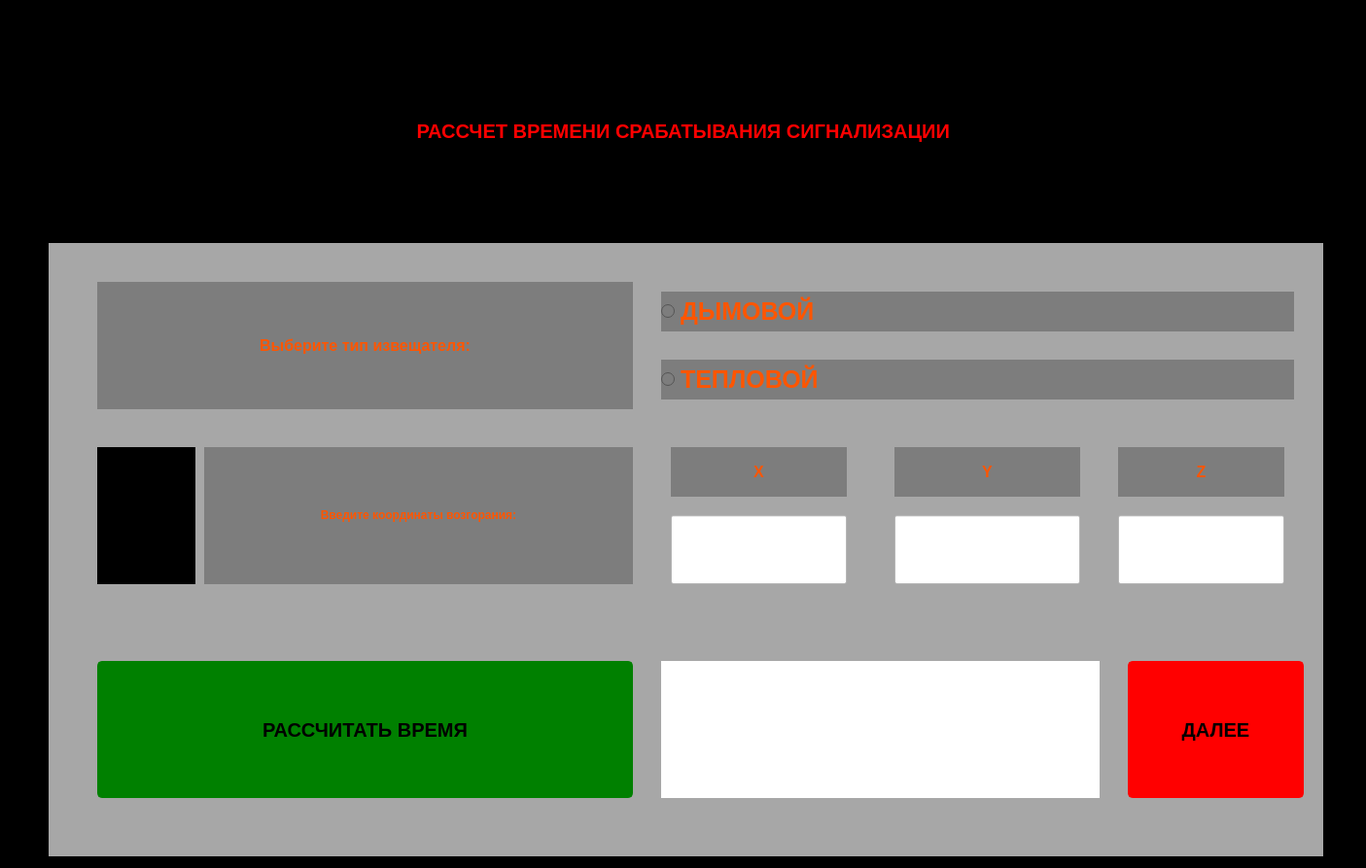
<?xml version="1.0" encoding="UTF-8"?>
<ui version="4.0">
 <class>FireTime</class>
 <widget class="QDialog" name="FireTime">
  <property name="geometry">
   <rect>
    <x>0</x>
    <y>0</y>
    <width>1405</width>
    <height>893</height>
   </rect>
  </property>
  <property name="windowTitle">
   <string>Dialog</string>
  </property>
  <property name="styleSheet">
   <string notr="true">background-color: lightbblack;</string>
  </property>
  <widget class="QLabel" name="label">
   <property name="geometry">
    <rect>
     <x>50</x>
     <y>30</y>
     <width>1311</width>
     <height>211</height>
    </rect>
   </property>
   <property name="text">
    <string>&lt;html&gt;&lt;head/&gt;&lt;body&gt;&lt;p align=&quot;center&quot;&gt;&lt;span style=&quot; font-size:15pt; font-weight:600; color:red;&quot;&gt;РАССЧЕТ ВРЕМЕНИ СРАБАТЫВАНИЯ СИГНАЛИЗАЦИИ &lt;/span&gt;&lt;/p&gt;&lt;/body&gt;&lt;/html&gt;</string>
   </property>
  </widget>
  <widget class="QLabel" name="label_2">
   <property name="geometry">
    <rect>
     <x>50</x>
     <y>250</y>
     <width>1311</width>
     <height>631</height>
    </rect>
   </property>
   <property name="styleSheet">
    <string notr="true">background-color:rgb(167, 167, 167)</string>
   </property>
   <property name="text">
    <string/>
   </property>
  </widget>
  <widget class="QLabel" name="label_3">
   <property name="geometry">
    <rect>
     <x>100</x>
     <y>290</y>
     <width>551</width>
     <height>131</height>
    </rect>
   </property>
   <property name="styleSheet">
    <string notr="true">background-color:rgb(125, 125, 125);</string>
   </property>
   <property name="text">
    <string>&lt;html&gt;&lt;head/&gt;&lt;body&gt;&lt;p align=&quot;center&quot;&gt;&lt;span style=&quot; font-size:12pt; font-weight:600; color:#ff5500;&quot;&gt;Выберите тип извещателя:&lt;/span&gt;&lt;/p&gt;&lt;/body&gt;&lt;/html&gt;</string>
   </property>
  </widget>
  <widget class="QRadioButton" name="DYM">
   <property name="geometry">
    <rect>
     <x>680</x>
     <y>300</y>
     <width>651</width>
     <height>41</height>
    </rect>
   </property>
   <property name="styleSheet">
    <string notr="true">background-color: rgb(125, 125, 125);

    color: rgb(255, 85, 0);
    font-size: 25px;
    font-weight: bold;
    font-family: Arial;</string>
   </property>
   <property name="text">
    <string>ДЫМОВОЙ</string>
   </property>
  </widget>
  <widget class="QRadioButton" name="Teplovoy">
   <property name="geometry">
    <rect>
     <x>680</x>
     <y>370</y>
     <width>651</width>
     <height>41</height>
    </rect>
   </property>
   <property name="styleSheet">
    <string notr="true">background-color: rgb(125, 125, 125);

    color: rgb(255, 85, 0);
    font-size: 25px;
    font-weight: bold;
    font-family: Arial;</string>
   </property>
   <property name="text">
    <string>ТЕПЛОВОЙ</string>
   </property>
  </widget>
  <widget class="QLabel" name="label_4">
   <property name="geometry">
    <rect>
     <x>210</x>
     <y>460</y>
     <width>441</width>
     <height>141</height>
    </rect>
   </property>
   <property name="styleSheet">
    <string notr="true">background-color:rgb(125, 125, 125);</string>
   </property>
   <property name="text">
    <string>&lt;html&gt;&lt;head/&gt;&lt;body&gt;&lt;p align=&quot;center&quot;&gt;&lt;span style=&quot; font-size:9pt; font-weight:600; color:#ff5500;&quot;&gt;Введите координаты возгорания:&lt;/span&gt;&lt;/p&gt;&lt;/body&gt;&lt;/html&gt;</string>
   </property>
  </widget>
  <widget class="QLabel" name="label_5">
   <property name="geometry">
    <rect>
     <x>690</x>
     <y>460</y>
     <width>181</width>
     <height>51</height>
    </rect>
   </property>
   <property name="styleSheet">
    <string notr="true">background-color:rgb(125, 125, 125);</string>
   </property>
   <property name="text">
    <string>&lt;html&gt;&lt;head/&gt;&lt;body&gt;&lt;p align=&quot;center&quot;&gt;&lt;span style=&quot; font-size:12pt; font-weight:600; color:#ff5500;&quot;&gt;X&lt;/span&gt;&lt;/p&gt;&lt;/body&gt;&lt;/html&gt;</string>
   </property>
  </widget>
  <widget class="QLabel" name="label_6">
   <property name="geometry">
    <rect>
     <x>920</x>
     <y>460</y>
     <width>191</width>
     <height>51</height>
    </rect>
   </property>
   <property name="styleSheet">
    <string notr="true">background-color:rgb(125, 125, 125);</string>
   </property>
   <property name="text">
    <string>&lt;html&gt;&lt;head/&gt;&lt;body&gt;&lt;p align=&quot;center&quot;&gt;&lt;span style=&quot; font-size:12pt; font-weight:600; color:#ff5500;&quot;&gt;Y&lt;/span&gt;&lt;/p&gt;&lt;/body&gt;&lt;/html&gt;</string>
   </property>
  </widget>
  <widget class="QLabel" name="label_7">
   <property name="geometry">
    <rect>
     <x>1150</x>
     <y>460</y>
     <width>171</width>
     <height>51</height>
    </rect>
   </property>
   <property name="styleSheet">
    <string notr="true">background-color:rgb(125, 125, 125);</string>
   </property>
   <property name="text">
    <string>&lt;html&gt;&lt;head/&gt;&lt;body&gt;&lt;p align=&quot;center&quot;&gt;&lt;span style=&quot; font-size:12pt; font-weight:600; color:#ff5500;&quot;&gt;Z&lt;/span&gt;&lt;/p&gt;&lt;/body&gt;&lt;/html&gt;</string>
   </property>
  </widget>
  <widget class="QLineEdit" name="X">
   <property name="geometry">
    <rect>
     <x>690</x>
     <y>530</y>
     <width>181</width>
     <height>71</height>
    </rect>
   </property>
   <property name="styleSheet">
    <string notr="true">background-color:rgb(255, 255, 255);</string>
   </property>
  </widget>
  <widget class="QLineEdit" name="Y">
   <property name="geometry">
    <rect>
     <x>920</x>
     <y>530</y>
     <width>191</width>
     <height>71</height>
    </rect>
   </property>
   <property name="styleSheet">
    <string notr="true">background-color:rgb(255, 255, 255);</string>
   </property>
  </widget>
  <widget class="QLineEdit" name="Z">
   <property name="geometry">
    <rect>
     <x>1150</x>
     <y>530</y>
     <width>171</width>
     <height>71</height>
    </rect>
   </property>
   <property name="styleSheet">
    <string notr="true">background-color:rgb(255, 255, 255);</string>
   </property>
  </widget>
  <widget class="QLabel" name="label_8">
   <property name="geometry">
    <rect>
     <x>100</x>
     <y>460</y>
     <width>101</width>
     <height>141</height>
    </rect>
   </property>
   <property name="text">
    <string/>
   </property>
   <property name="pixmap">
    <pixmap>../возгорание3.png</pixmap>
   </property>
  </widget>
  <widget class="QPushButton" name="doneButton">
   <property name="geometry">
    <rect>
     <x>100</x>
     <y>680</y>
     <width>551</width>
     <height>141</height>
    </rect>
   </property>
   <property name="styleSheet">
    <string notr="true">QPushButton {
    background-color: green;
    color: black;
    font-weight: bold;        /* Жирный */
    font-size: 20px;         /* Размер */
    font-family: Arial;      /* Шрифт (опционально) */
    border: 2px solid green;
    border-radius: 5px;
    padding: 10px;
}
QPushButton:hover {
    background-color: rgb(54, 102, 46)/* Цвет при наведении */
}

QPushButton:pressed {
    background-color:rgb(54, 102, 46);   /* Цвет при нажатии */
}</string>
   </property>
   <property name="text">
    <string>РАССЧИТАТЬ ВРЕМЯ</string>
   </property>
  </widget>
  <widget class="QLabel" name="TIME">
   <property name="geometry">
    <rect>
     <x>680</x>
     <y>680</y>
     <width>451</width>
     <height>141</height>
    </rect>
   </property>
   <property name="styleSheet">
    <string notr="true">background-color:white</string>
   </property>
   <property name="text">
    <string>&lt;html&gt;&lt;head/&gt;&lt;body&gt;&lt;p align=&quot;center&quot;&gt;&lt;br/&gt;&lt;/p&gt;&lt;/body&gt;&lt;/html&gt;</string>
   </property>
  </widget>
  <widget class="QPushButton" name="doneButton_2">
   <property name="geometry">
    <rect>
     <x>1160</x>
     <y>680</y>
     <width>181</width>
     <height>141</height>
    </rect>
   </property>
   <property name="styleSheet">
    <string notr="true">QPushButton {
    background-color: red;
    color: black;
    font-weight: bold;        /* Жирный */
    font-size: 20px;         /* Размер */
    font-family: Arial;      /* Шрифт (опционально) */
    border: 2px solid red;
    border-radius: 5px;
    padding: 10px;
}
QPushButton:hover {
    background-color: rgb(154, 1, 42)/* Цвет при наведении */
}

QPushButton:pressed {
    background-color: rgb(154, 1, 42);   /* Цвет при нажатии */
}</string>
   </property>
   <property name="text">
    <string>ДАЛЕЕ</string>
   </property>
  </widget>
  <zorder>label_2</zorder>
  <zorder>label</zorder>
  <zorder>label_3</zorder>
  <zorder>DYM</zorder>
  <zorder>Teplovoy</zorder>
  <zorder>label_4</zorder>
  <zorder>label_5</zorder>
  <zorder>label_6</zorder>
  <zorder>label_7</zorder>
  <zorder>X</zorder>
  <zorder>Y</zorder>
  <zorder>Z</zorder>
  <zorder>label_8</zorder>
  <zorder>doneButton</zorder>
  <zorder>TIME</zorder>
  <zorder>doneButton_2</zorder>
 </widget>
 <resources/>
 <connections/>
</ui>
